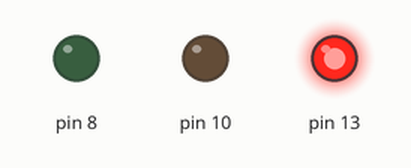
The sketch below on a simulated Arduino Uno, built with avr-gcc and run on an emulated ATmega328P. On the bench: output pins drawn as LEDs (lit = HIGH).

Above: at 0.5 s.
At 9.2 s:
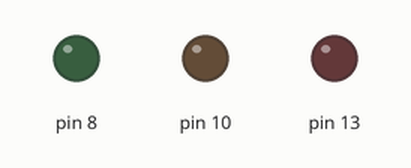
At 10.7 s:
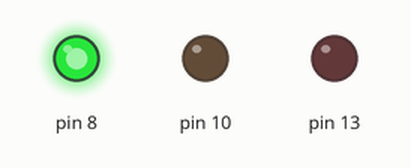
At 15.7 s:
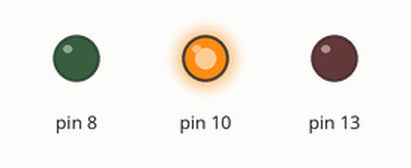
Timing chart, 0 to 16.9 s (numbered marks = the images above):
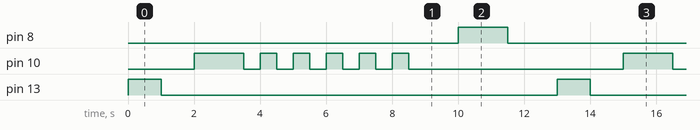

The sketch:

sketch.ino
```cpp
void setup() {
  pinMode(13, OUTPUT);
  pinMode(10, OUTPUT);
  pinMode(8, OUTPUT);
}

void loop() {
  digitalWrite(13, HIGH);
  delay(1000);
  digitalWrite(13, LOW);
  delay(1000);

  digitalWrite(10, HIGH);
  delay(1500);


  for(int i = 0; i < 5; i++)
  {
    digitalWrite(10, LOW);
    delay(500);
    digitalWrite(10, HIGH);
    delay(500);

  }
  digitalWrite(10, LOW);
  delay(1500);

  digitalWrite(8, HIGH);
  delay(1500);
  digitalWrite(8, LOW);
  delay(1500);
}
```

Measured:
- by itself, pin 8: alternates HIGH for 1.5 s and LOW for 11.5 s
- by itself, pin 10: repeats every 13.0 s: 5 × (LOW 0.50 s, HIGH 0.50 s), LOW 6.5 s, HIGH 1.5 s
- by itself, pin 13: alternates HIGH for 1.0 s and LOW for 12.0 s
